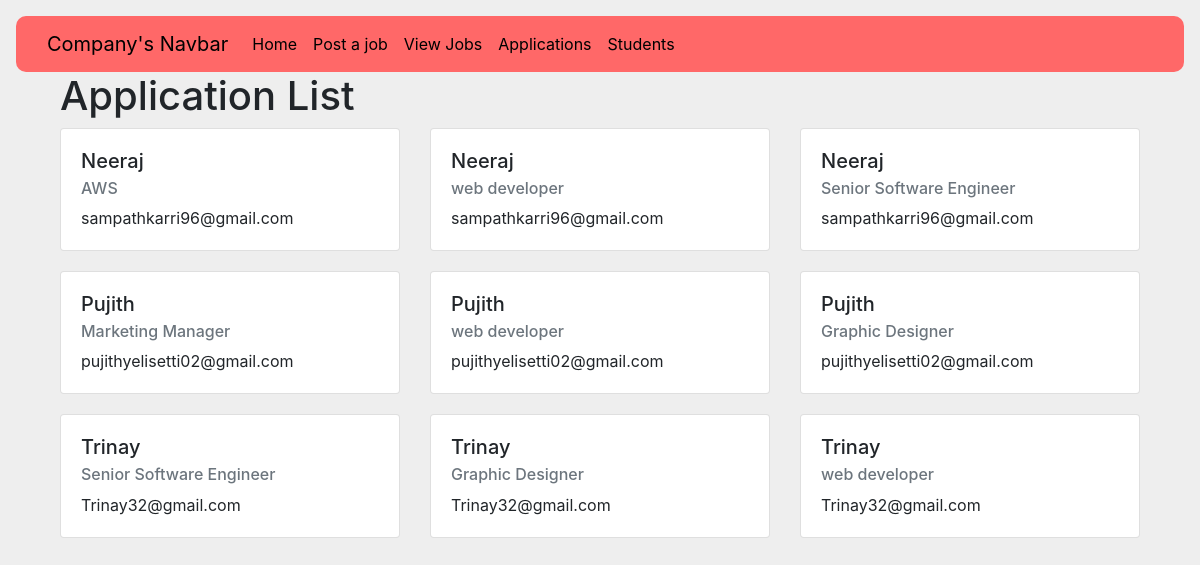
The page /company/applicationss on the database its author committed.
### student/models.py (models this page shows, shortened)
class Application(models.Model):
    name=models.TextField()
    job_title=models.TextField()
    email=models.EmailField()

### company/views.py (the view)
# urls.py: path('applicationss',views.application_list,name='application'),
def application_list(request):
    applications = Application.objects.all()
    return render(request, 'displayapplication.html', {'applications': applications})

### templates/displayapplication.html (shortened to what this page needs)
{% extends 'companynavbar.html' %}
{% load static %}
{% block content %}
<html>
<head>
    <link rel="stylesheet" href="https://stackpath.bootstrapcdn.com/bootstrap/4.5.2/css/bootstrap.min.css">
</head>
<body>
    <div class="container">
        <h1>Application List</h1>
        <div class="row">
            {% for application in applications %}
            <div class="col-md-4">
                <div class="card">
                    <div class="card-body">
                        <h5 class="card-title">{{ application.name }}</h5>
                        <h6 class="card-subtitle mb-2 text-muted">{{ application.job_title }}</h6>
                        <p class="card-text">{{ application.email }}</p>
                    </div>
                </div>
            </div>
            {% endfor %}
        </div>
    </div>
</body>
</html>
{% endblock %}

### templates/companynavbar.html (shortened to what this page needs)
<!DOCTYPE html>
<html lang="en">
<head>
    <link href="https://cdn.jsdelivr.net/npm/bootstrap@5.3.2/dist/css/bootstrap.min.css" rel="stylesheet">
    <link href="https://getbootstrap.com/docs/5.3/assets/css/docs.css" rel="stylesheet">
</head>
<body class="p-3 m-0 border-0 bd-example m-0 border-0" style="background-color: #EEEEEE;">
<nav class="navbar navbar-expand-lg" style="background-color: #FF6868; border-radius: 10px;">
    <div class="container-fluid">
        <a class="navbar-brand" href="{% url 'companyhomepage' %}">Company's Navbar</a>
        <div class="collapse navbar-collapse" id="navbarText">
            <ul class="navbar-nav me-auto mb-2 mb-lg-0">
                <li class="nav-item">
                    <a class="nav-link active" aria-current="page" href="{% url 'companyhomepage' %}">Home</a>
                </li>
                <li class="nav-item">
                    <a class="nav-link active" href="{% url 'jobpost' %}">Post a job</a>
                </li>
                <li class="nav-item">
                    <a class="nav-link active" href="{% url 'view_job_details' %}">View Jobs</a>
                </li>
                <li class="nav-item">
                    <a class="nav-link active" href="{% url 'application' %}">Applications</a>
                </li>
                <li class="nav-item">
                    <a class="nav-link active" href="{% url 'studentnames' %}">Students</a>
                </li>
            </ul>
        </div>
    </div>
</nav>
<div class="container">
    {% block content %}
    {% endblock %}
</div>
</body>
</html>

### templates/displayapplication.html (style rules this page uses)
.card { margin-bottom: 20px; }

### rows shown on the page
Application: name "Neeraj", job_title "AWS", email "sampathkarri96@gmail.com"
Application: name "Neeraj", job_title "web developer", email "sampathkarri96@gmail.com"
Application: name "Neeraj", job_title "Senior Software Engineer", email "sampathkarri96@gmail.com"
Application: name "Pujith", job_title "Marketing Manager", email "pujithyelisetti02@gmail.com"
Application: name "Pujith", job_title "web developer", email "pujithyelisetti02@gmail.com"
Application: name "Pujith", job_title "Graphic Designer", email "pujithyelisetti02@gmail.com"
Application: name "Trinay", job_title "Senior Software Engineer", email "Trinay32@gmail.com"
Application: name "Trinay", job_title "Graphic Designer", email "Trinay32@gmail.com"
Application: name "Trinay", job_title "web developer", email "Trinay32@gmail.com"
